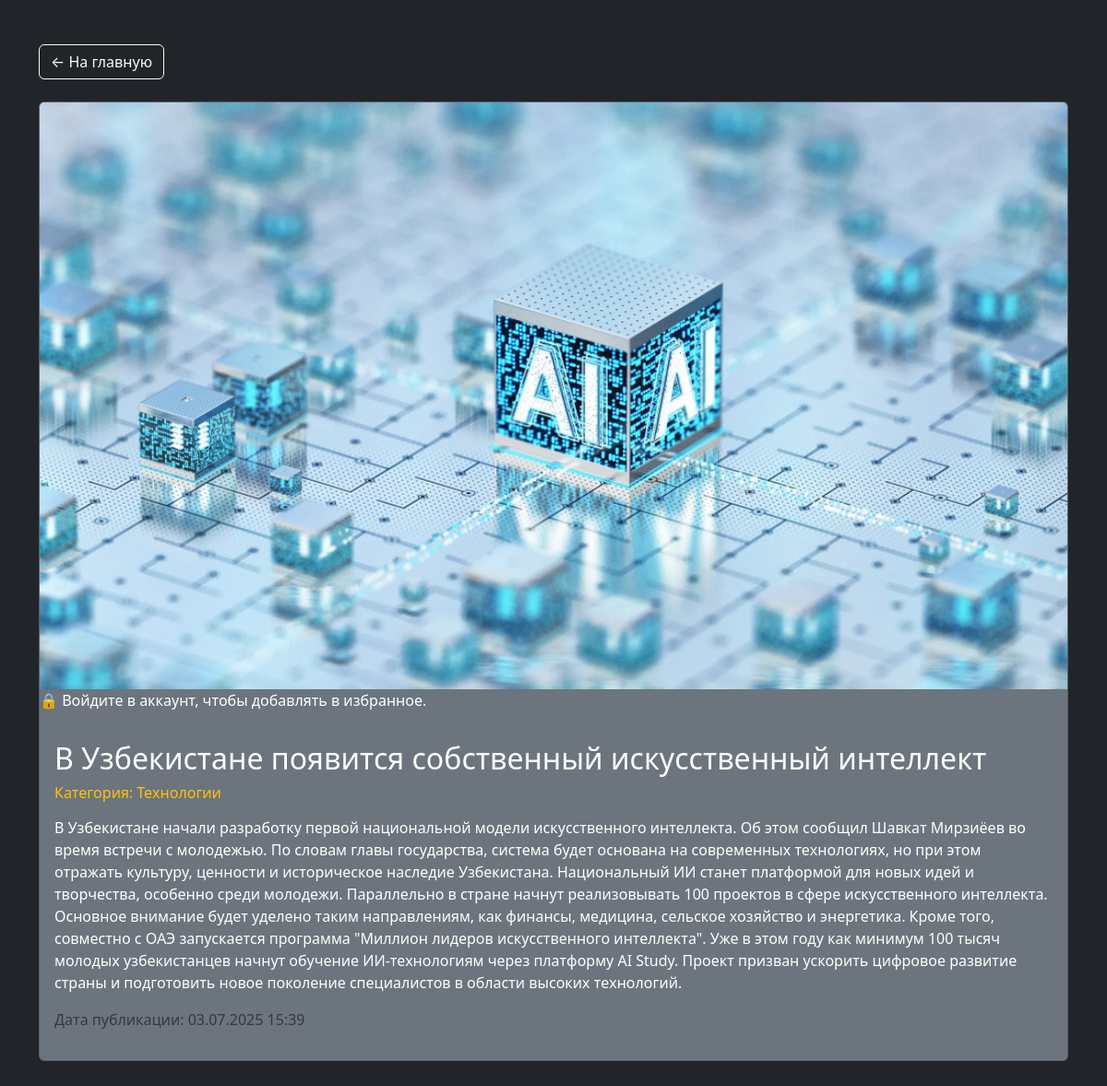
The app's page /news/7/ with its own data.
### index/models.py (models this page shows, shortened)
class News(models.Model):
    class Meta:
        verbose_name_plural = 'Новости'
    name = models.CharField(max_length=128)
    text = models.TextField()
    news_photo = models.ImageField(upload_to='media', null=True, blank=True)
    news_category = models.ForeignKey(NewsCategory,
                                 on_delete=models.CASCADE)
    added_date = models.DateTimeField(auto_now_add=True)

class NewsCategory(models.Model):
    class Meta:
        verbose_name_plural = 'Категории новостей'
    category_name = models.CharField(max_length= 16)
    added_date = models.DateTimeField(auto_now_add =True)

### index/views.py (the view)
# urls.py: path('news/<int:pk>/', views.news_page, name='news_page'),
def news_page(request, pk):
    news = News.objects.get(id=pk)
    is_favorite = False
    if request.user.is_authenticated:
        is_favorite = news.favorite_set.filter(user=request.user).exists()
    context = {
        'news': news,
        'is_favorite': is_favorite
    }
    return render(request, 'news.html', context)

### index/templates/news.html (shortened to what this page needs)
<!DOCTYPE html>
<html lang="ru">
<head>
    <link rel="stylesheet" href="https://cdn.jsdelivr.net/npm/bootstrap@5.3.3/dist/css/bootstrap.min.css">
</head>
<body class="bg-dark text-white">
<div class="container py-5">
    <a href="/" class="btn btn-outline-light mb-4">← На главную</a>
    <div class="card bg-secondary text-white">
        {% if news.news_photo %}
        <img src="{{ news.news_photo.url }}" class="card-img-top" alt="Фото новости" style="width: 50%, height:200 px; object-fit: cover;">
        {% endif %}
            {% if user.is_authenticated %}
                {% if is_favorite %}
                    <p>✅ Добавлено в избранное</p>
                {% else %}
                <form method="POST" action="{% url 'add_favorite' news.id %}">
                {% csrf_token %}
                    <button type="submit" class="btn btn-warning">Добавить в избранное</button>
                </form>
                {% endif %}
            {% else %}
                <p>🔒 Войдите в аккаунт, чтобы добавлять в избранное.</p>
            {% endif %}
        <div class="card-body">
            <h2 class="card-title">{{ news.name }}</h2>
            <h6 class="text-warning mb-3">
                Категория: {{ news.news_category.category_name }}
            </h6>
            <p class="card-text">{{ news.text }}</p>
            <p class="text-muted">
                Дата публикации: {{ news.added_date|date:"d.m.Y H:i" }}
            </p>
        </div>
    </div>
</div>
</body>
</html>

### records on screen
News: news_photo (picture), name "В Узбекистане появится собственный искусственный интеллект", news_category.category_name "Технологии", text "В Узбекистане начали разработку первой национальной модели искусственного интеллекта. Об этом сообщил Шавкат Мирзиёев во время встречи с молодежью. По словам главы государства, система будет основана на современных технологиях, но при этом отражать культуру, ценности и историческое наследие Узбекистана. Национальный ИИ станет платформой для новых идей и творчества, особенно среди молодежи. Параллельно в стране начнут реализовывать 100 проектов в сфере искусственного интеллекта. Основное внимание будет уделено таким направлениям, как финансы, медицина, сельское хозяйство и энергетика. Кроме того, совместно с ОАЭ запускается программа \"Миллион лидеров искусственного интеллекта\". Уже в этом…", added_date "03.07.2025 15:39"
